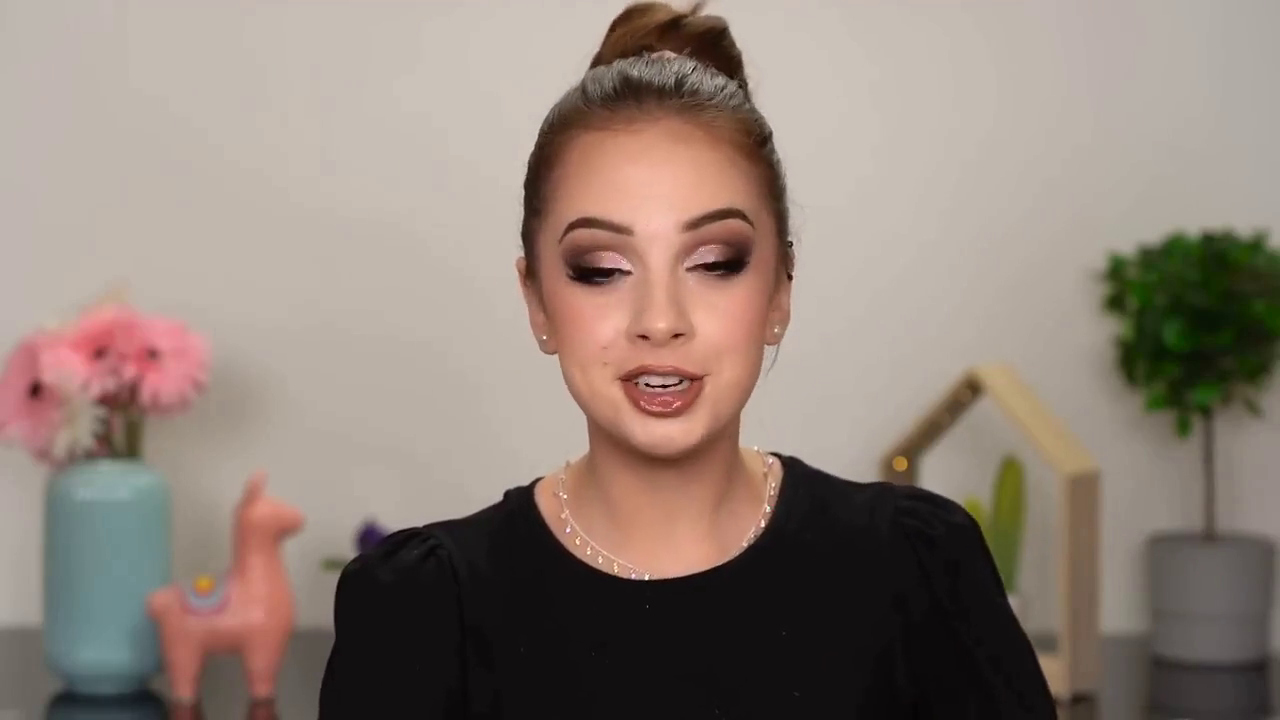
#> input picture dataset/girl21/ori_imgs/0031.png, 1280 x 720 px, found by its file name; its folder holds 4 pictures in this run
$ python select_facial_part.py --name ../dataset/girl21/ori_imgs/0031.png --style ../dataset/girl21/ori_imgs/0051.png --mask_path ../dataset/girl21/ori_imgs/0051.png
#> lines starting #> are read from the running program, lines starting #| are printed output that depends on the picture
import os
import cv2
import argparse
from PIL import Image

import pdb
parser = argparse.ArgumentParser()
parser.add_argument(
    "--name", type=str, required=True, help="image dir."
)
parser.add_argument(
    "--style", type=str, required=True, help="image dir."
)
parser.add_argument(
    "--mask_path", type=str, required=True, help="image dir."
)
args = parser.parse_args()

ldmk_path = f"/home/yuanyujie/cvpr23/dataset/{args.name}/ori_imgs/landmark"
ori_warp_path = f"/home/yuanyujie/cvpr23/dataset/{args.name}/{args.style}/warp_makeup_{args.style}_ori"
warp_path = f"/home/yuanyujie/cvpr23/dataset/{args.name}/{args.style}/warp_makeup_{args.style}"

# os.system(f"mv {warp_path} {ori_warp_path}")
os.makedirs(warp_path, exist_ok=True)
for thing in os.listdir(ori_warp_path):
    # thing = thing.split("_")[0] + ".png"
    try:
        ori_style = os.path.join(ori_warp_path, thing[:-4]+".png")
        # ori_style = os.path.join(ori_warp_path, thing)
        # pdb.set_trace()
        # ori_img_path = os.path.join(f"/home/yuanyujie/cvpr23/dataset/{args.name}/ori_imgs", thing[:-4]+".png")
        ori_img_path = os.path.join(f"/home/yuanyujie/cvpr23/dataset/{args.name}/ori_imgs", thing)
        # mask_path = os.path.join(f"/home/yuanyujie/cvpr23/dataset/{args.name}/ori_imgs/ellipse_mask", thing)
        mask_path = os.path.join(args.mask_path, thing)
        image_mask = cv2.imread(mask_path)
#> image_mask is the input picture: shape (720, 1280, 3); mean B, G, R 120, 129.3, 143.8
        # raw_image = cv2.imread(ori_img_path)
        # style_image = cv2.imread(ori_style)

        image_mask = Image.fromarray(255*image_mask[:,:,0])
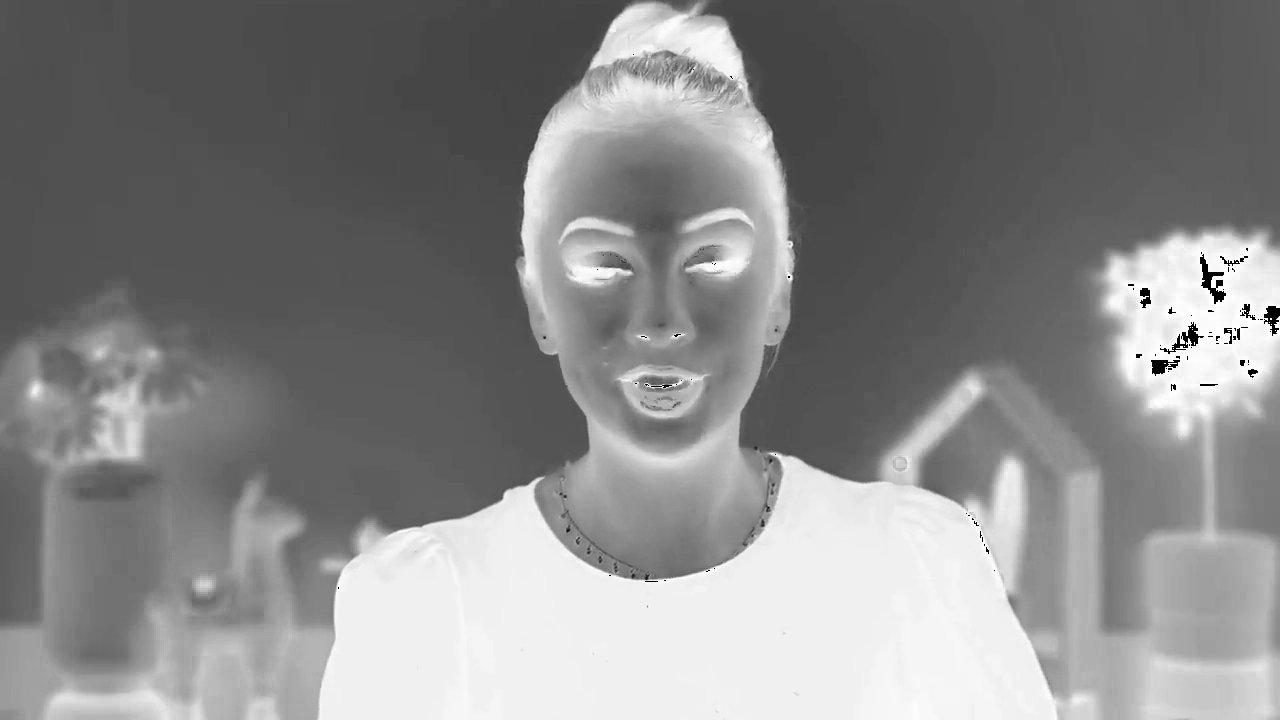
#> image_mask: PIL image 1280x720 L; min 0, max 255, mean 135.4
        raw_image = Image.open(ori_img_path)
        style_image = Image.open(ori_style)

        # raw_image =  Image.fromarray(raw_image)
        # style_image = Image.fromarray(style_image)
        pasted_image = raw_image.copy()

        #paste lip
        # pdb.set_trace()

        pasted_image.paste(style_image, (0,0,style_image.width, style_image.height), mask = image_mask)

        # pdb.set_trace()
        pasted_image.save(os.path.join(warp_path, f"{thing}"))
        # print(os.path.join(warp_path, f"{thing}"))
    except Exception as e:
        print(e)

$ run again, on dataset/girl21/ori_imgs/0156.png
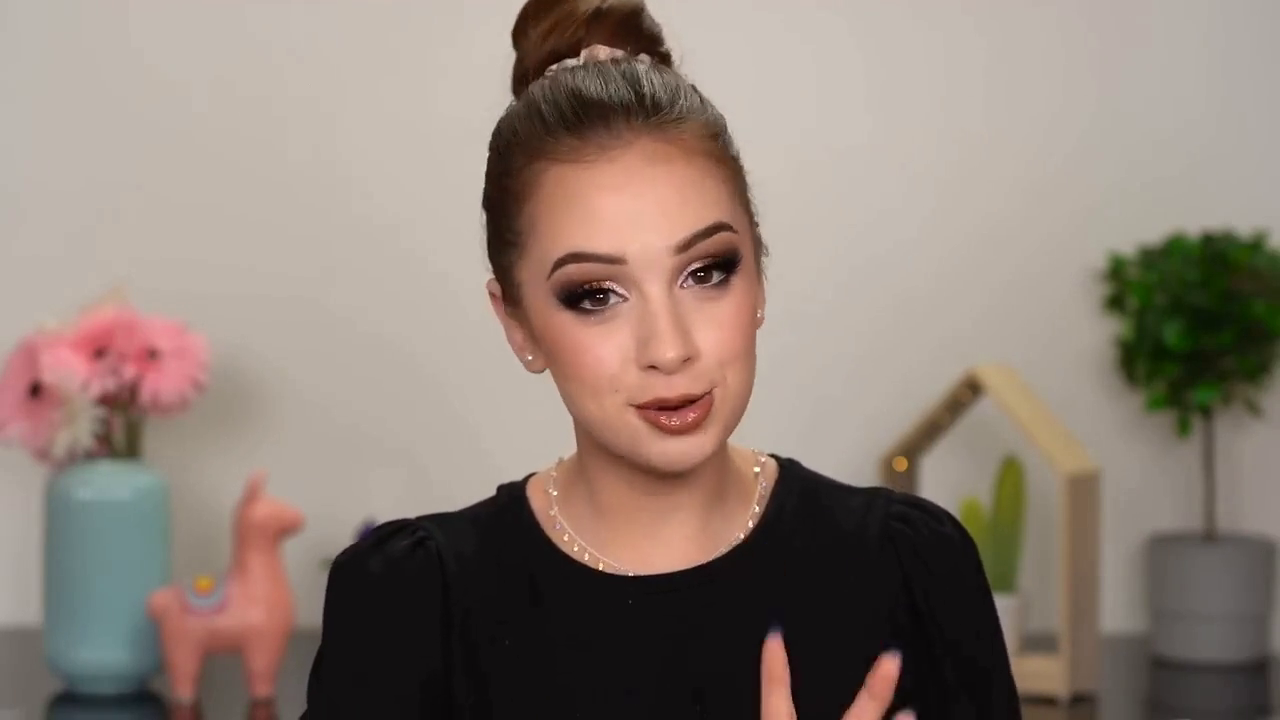
#> input picture dataset/girl21/ori_imgs/0156.png, 1280 x 720 px, found by its file name
#> image_mask is the input picture: shape (720, 1280, 3); mean B, G, R 118.3, 128.1, 142.8
#> `image_mask = Image.fromarray(255*image_mask[:,:,0])`:
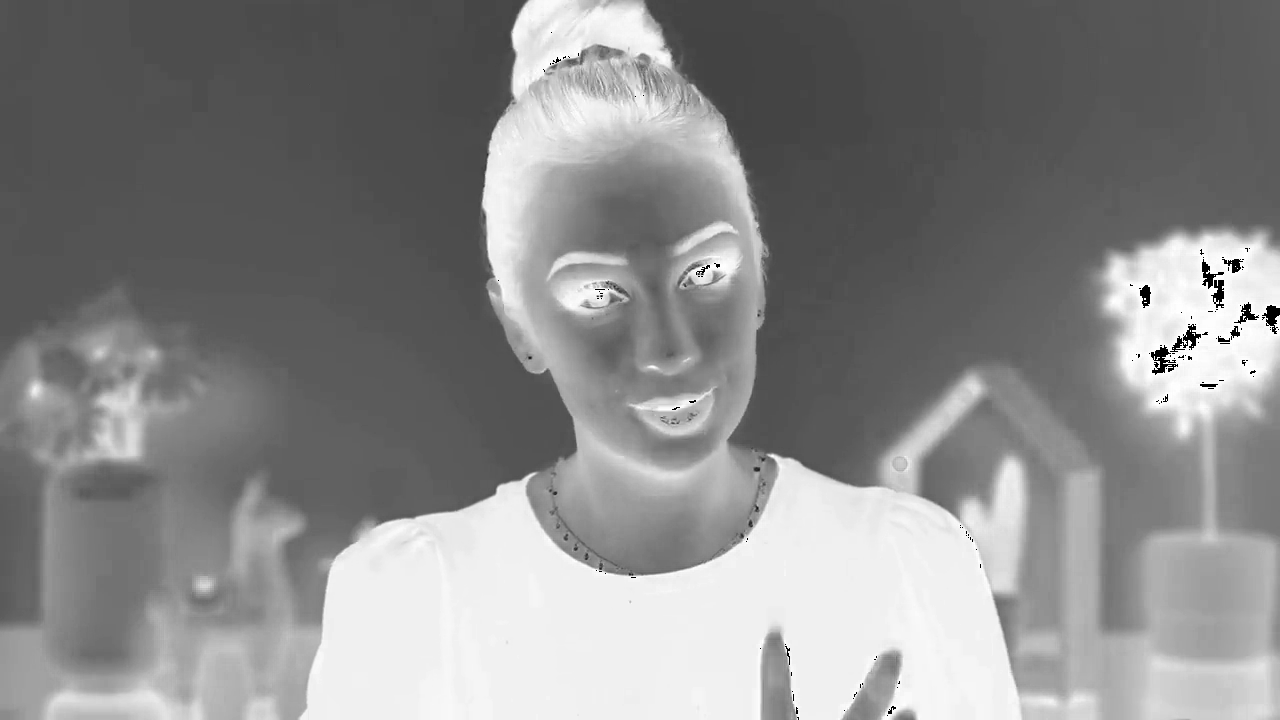
#> image_mask: PIL image 1280x720 L; min 0, max 255, mean 137
